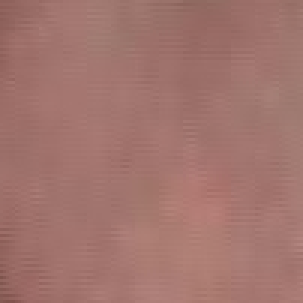
#> input picture dataset/FOLD 1/He/cropped1.png, 101 x 101 px (shown 3 times larger)
$ jupyter execute --allow-errors NN_Approach.ipynb
#> lines starting #> are read from the running program, lines starting #| are printed output that depends on the picture
[cell 1]
import os
import tarfile
from pathlib import Path
import numpy as np
import cv2
from tensorflow.keras.applications import VGG16, InceptionV3, DenseNet201, EfficientNetB0
from tensorflow.keras.applications.vgg16 import preprocess_input as preprocess_vgg
from tensorflow.keras.applications.inception_v3 import preprocess_input as preprocess_inception
from tensorflow.keras.applications.densenet import preprocess_input as preprocess_densenet
from tensorflow.keras.applications.efficientnet import preprocess_input as preprocess_efficientnet
from sklearn.model_selection import train_test_split, RandomizedSearchCV
from sklearn.preprocessing import LabelEncoder
from tensorflow.keras.utils import to_categorical
from tensorflow.keras.models import Sequential
from tensorflow.keras.layers import Dense, BatchNormalization, Dropout
from tensorflow.keras.optimizers import Adam, SGD, RMSprop
from scikeras.wrappers import KerasClassifier
from sklearn.metrics import accuracy_score, classification_report
import matplotlib.pyplot as plt

[cell 2]
# Step 2: Load images and labels
def load_images_and_labels(base_path):
#> called with base_path = 'dataset'
    images = []
    labels = []
    for fold in ['FOLD 1', 'FOLD 2', 'FOLD 3']:
        fold_path = Path(base_path) / fold
        for label in ['He', 'Hbv', 'Le', 'IPCL']:
            class_path = fold_path / label
            for img_path in class_path.glob('*.png'):
                img = cv2.imread(str(img_path))
#> img is the input picture: shape (101, 101, 3); mean B, G, R 109.6, 116.3, 161.8
                img = cv2.resize(img, (100, 100))
#> img: shape (100, 100, 3)
                images.append(img)
                labels.append(label)
    return np.array(images), np.array(labels)

[cell 3]
images, labels = load_images_and_labels("dataset")
label_names = ['He', 'Hbv', 'Le', 'IPCL']

[cell 4]
# Step 3: Apply Gaussian filter
def apply_gaussian_filter(images, kernel_size=(5, 5), sigma=0.9):
    filtered_images = []
    for img in images:
        # Ensure the image is in grayscale
        # if len(img.shape) == 3:
        #     image = cv2.cvtColor(img, cv2.COLOR_BGR2GRAY)
        # else:
        image = img  # If already in grayscale, use as is

        # # Step 1: Contrast Adjustment
        # equalized_image = cv2.equalizeHist(image)

        # Step 2: Noise Reduction (Median Filter)
        median_filtered_image = cv2.medianBlur(image, 5)


        filtered_img = cv2.GaussianBlur(median_filtered_image, kernel_size, sigma)

        filtered_images.append(filtered_img)
    return np.array(filtered_images)

[cell 5]
# Function to display sample images
def display_sample_images(images, labels, label_names, title, num_samples=5):
#> called with images = array of shape (6, 100, 100, 3), labels = array of shape (6,), title = 'Images Before Preprocessing', num_samples = 5
    fig, axes = plt.subplots(len(label_names), num_samples, figsize=(15, 10))
    fig.suptitle(title, fontsize=16)

    for i, label_name in enumerate(label_names):
        label_indices = np.where(labels == label_name)[0]
        for j in range(num_samples):
            if j < len(label_indices):
                img_index = label_indices[j]
                axes[i, j].imshow(cv2.cvtColor(images[img_index], cv2.COLOR_BGR2RGB))
                axes[i, j].axis('off')
        axes[i, 0].set_ylabel(label_name, fontsize=12)

    plt.tight_layout()
    plt.subplots_adjust(top=0.93)
    plt.show()
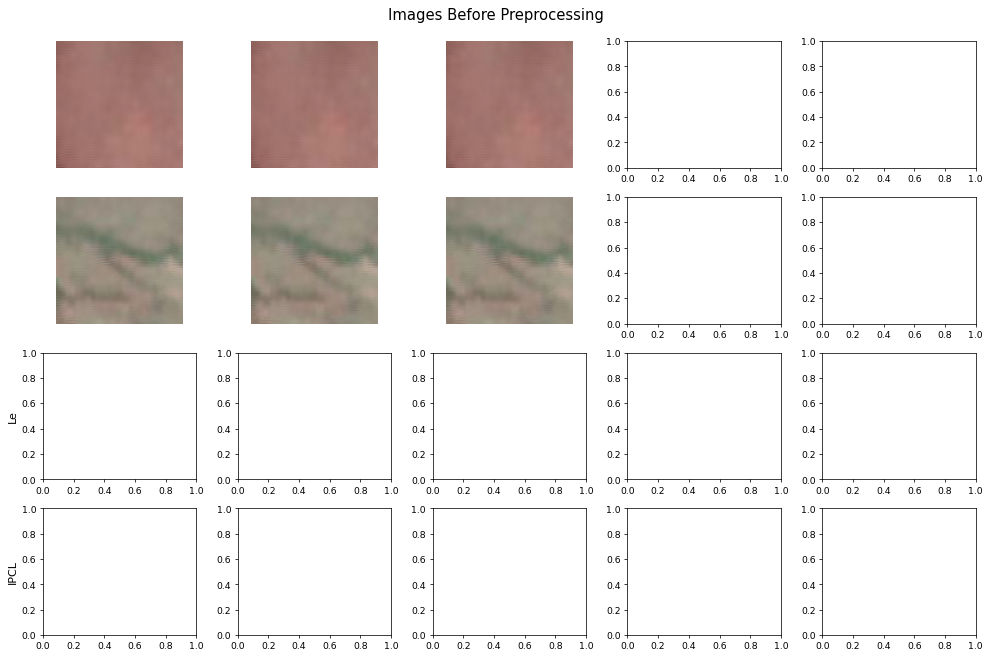
#> figure drawn by matplotlib, 6 panels

[cell 6]
# Display images before preprocessing
display_sample_images(images, labels, label_names, "Images Before Preprocessing")

[cell 7]
# Apply Gaussian filter
images_filtered = apply_gaussian_filter(images)
#> the loop in apply_gaussian_filter, `for img in images:` made 6 passes
#> pass 2, in apply_gaussian_filter, `image = img`:
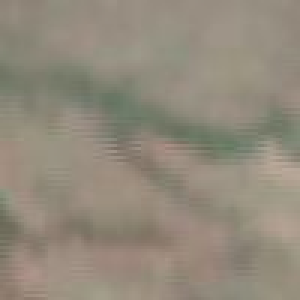
#> image: shape (100, 100, 3) (shown 3 times larger); mean of channels 0, 1, 2 123.4, 138, 146.2; drawn as B, G, R
# images_Sharpened = apply_sharpening(images_filtered)     Giving 97% accuracy
# images_super_resolution = apply_gamma_correction(images_filtered)   Giving 97% accuracy

[cell 8]
# Display images after Gaussian filter
display_sample_images(images_filtered, labels, label_names, "Images After Gaussian Filter")
